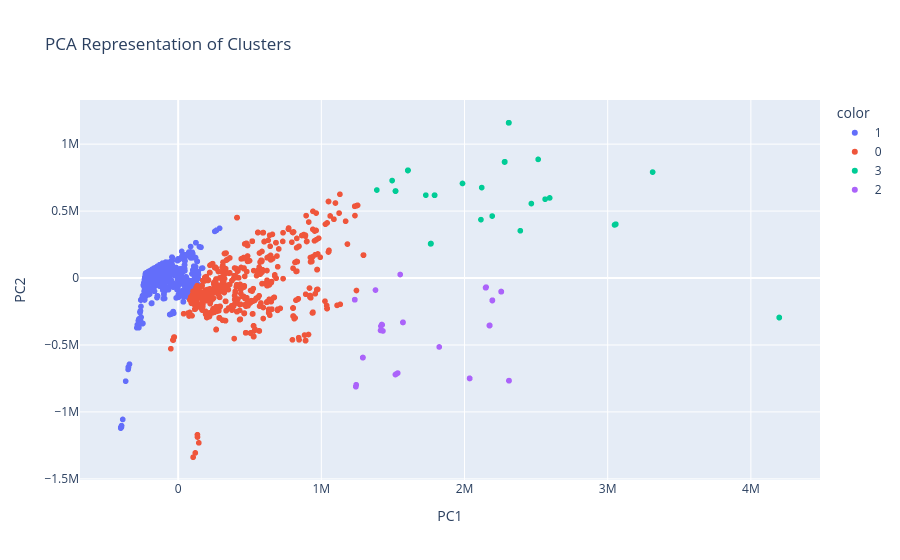

Notebook source saved alongside this figure:
### Code cell
# Create a scatter plot of X_pca with PC1 on x-axis, PC2 on y-axis
# Color points by cluster labels (convert to string for discrete colors)
fig = px.scatter(
    data_frame=X_pca,
    x="PC1",
    y="PC2",
    color=labels.astype(str),
    title="PCA Representation of Clusters"
)
fig.update_layout(xaxis_title="PC1", yaxis_title="PC2")
fig.show()
